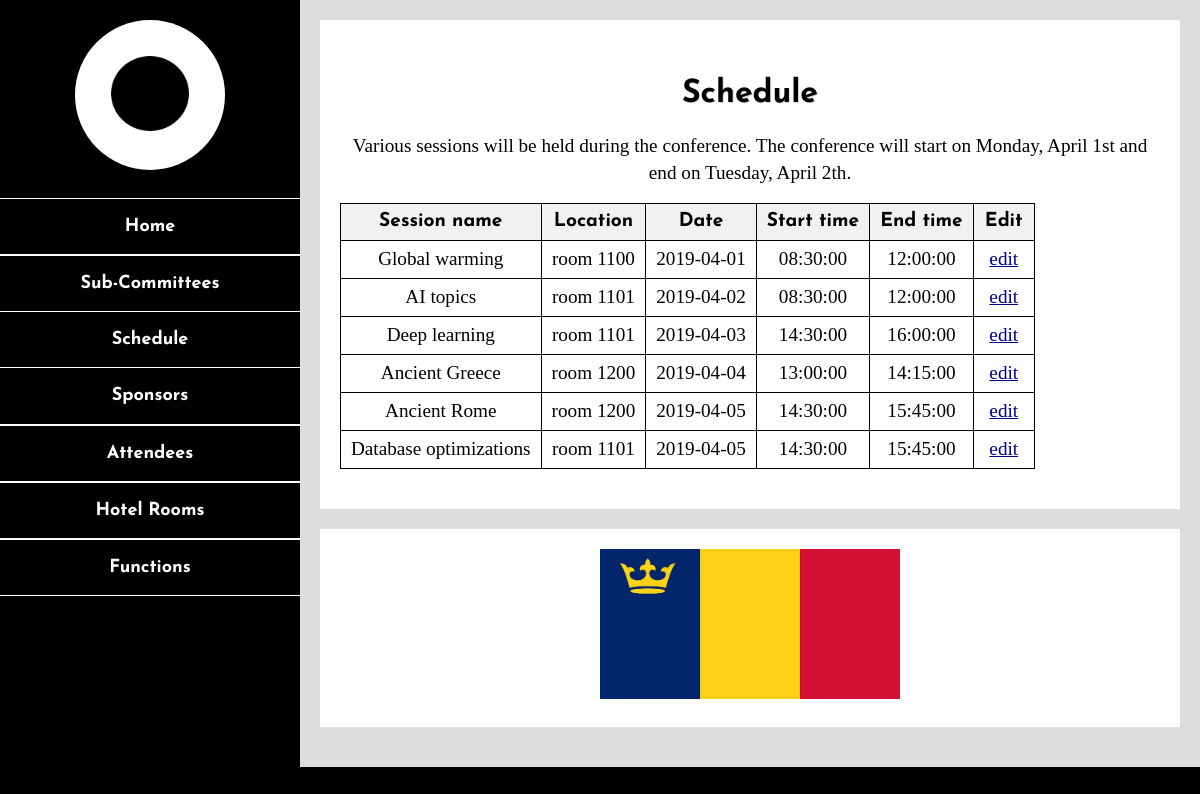
The page /src/schedule.php on the database as committed earlier.
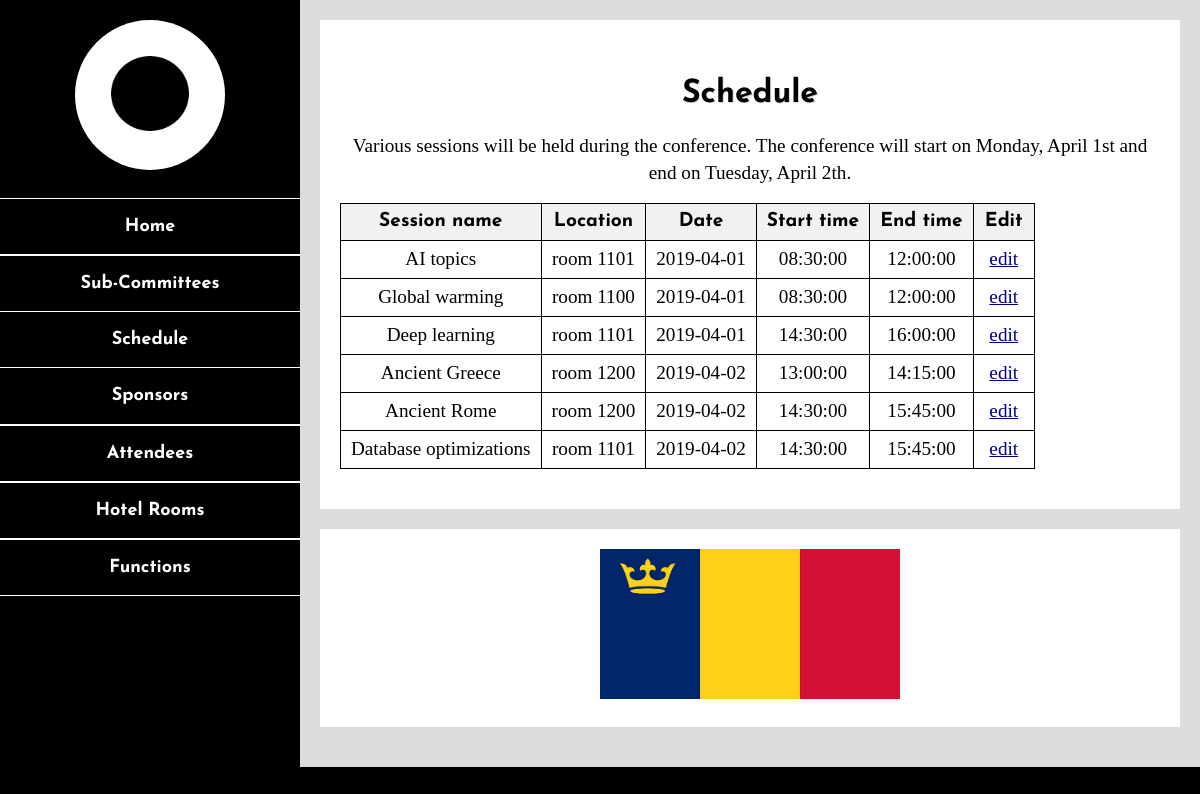
The same page on the database as committed later.
### tables this page shows
CREATE TABLE sessions(
    name VARCHAR(50) NOT null PRIMARY KEY,
    room_location VARCHAR(50) NOT null,
    start_date_time DATETIME NOT null,
    end_date_time DATETIME NOT null,
    speaker_id VARCHAR(10) NOT null,
    FOREIGN KEY (speaker_id) REFERENCES attendees(id)
    ON DELETE CASCADE
);

### src/schedule.php (the view, shortened to what this page needs)
<!DOCTYPE html>
<html lang="en">
<head>
	<link rel="stylesheet" href="css/style.css">
	<link rel="stylesheet" href="css/responsive.css">
</head>
<body>
	<header>
		<a href="index.php">
			<img src="./img/placeholder_personal_portrait.jpg" alt="Portrait of River Lawrence"/>
		</a>
        <?php
        include 'include\navigationmenu.php';
        ?>
	</header>
	<div id="main-content">
		<h1 id="page-title">Schedule</h1>
		<p> Various sessions will be held during the conference.
            The conference will start on Monday, April 1st and end on Tuesday, April 2th.</p>
        <table>
            <tr><th>Session name</th>
                <th>Location</th>
                <th>Date</th>
                <th>Start time</th>
                <th>End time</th>
                <th>Edit</th>
            </tr>
            <?php
            $sql = "select name,room_location,date(start_date_time) as date,time(start_date_time)as start_time,time(end_date_time)as end_time
                    from sessions
                    order by date, start_time";
            $stmt = $pdo->query($sql);
            while ($item = $stmt->fetch()) {
                $sename = $item['name'];
                echo "<tr><td>"
                    .$item['name']."</td><td name='id'>"
                    .$item['room_location']."</td><td>"
                    .$item['date']."</td><td>"
                    .$item['start_time']."</td><td>"
                    .$item['end_time']."</td><td>";
                echo '<a href="editsessionstep1.php?sename='.$sename.'">edit</a></td>';
            }
            ?>
        </table>
	</div>
	<footer>
		<img src="./img/qflag.jpg" alt="Ontario provincial flag"/>
	</footer>
</body>
</html>

### src/include/navigationmenu.php (shortened to what this page needs)
<nav>
    <ul>
        <li><a href="index.php">Home</a></li>
        <li class="dropdown">
            <a href="subcommittees.php">Sub-Committees</a>
        </li>
        <li class="dropdown"><a href="schedule.php">Schedule</a>
        </li>
        <li><a href="sponsors.php">Sponsors</a></li>
        <li><a href="attendees.php">Attendees</a></li>
        <li><a href="hotelrooms.php">Hotel Rooms</a></li>
        <li><a href="functions.php">Functions</a></li>
    </ul>
</nav>

### src/css/style.css (style rules this page uses)
body { margin: 0; padding: 0; font-family: "PT Serif", serif; font-size: 1.2rem; line-height: 1.4; background-color: #ddd; text-align:center; }
h1, h2, h3, h4, h5, h6, header nav ul li, th, #voting-history .voted, .statement { font-family: "Josefin Sans", sans-serif; font-weight: bold; }
h1, h2, h3, h4, h5, h6 { text-shadow: 1px 1px rgba(0, 0, 0, 0.15); margin: 1.0em 0 0.5em 0; }
h1 { font-size: 2.0rem; }
a { color: #00008b; }
p { margin: 1rem 0; }
ul, ol { padding-left: 32px; margin: 0.5rem 0 1.0rem 0; }
img { max-width: 100%; max-height: 150px; }
table { border-collapse: collapse; }
th, td { padding: 5px 10px; border: 1px solid black; min-width: 40px; }
th { background-color: #f1f1f1; }
header { color: #fff; background-color: #000; text-align: center; }
header img { border-radius: 50%; padding: 20px 0; }
header nav ul { list-style-type: none; margin: 0; padding: 0; }
header nav ul li a { display: block; margin: 0; padding: 15px 20px; color: #fff; border-top: 1px solid #fff; font-size: 1.125rem; text-decoration: none; transition: color 0.5s; transition: background-color 0.5s; }
#main-content { background-color: #fff; margin: 20px; padding: 20px 20px 40px 20px; }
#page-title { text-align: center; }
footer { color: #fff; background-color: #000; padding: 20px; text-align: center; }

### src/css/responsive.css (style rules this page uses)
@media screen and (min-width: 640px) { body { background: #000; } }
@media screen and (min-width: 640px) { header { width: 40%; float: left; } }
@media screen and (min-width: 640px) { header nav ul li a:last-child { border-bottom: 1px solid #fff; } }
@media screen and (min-width: 640px) { #main-content { margin: 0 0 0 40%; border: 20px solid #ddd; } }
@media screen and (min-width: 640px) { footer { margin-left: 40%; background-color: #fff; border: 20px solid #ddd; border-top: 0px solid transparent; border-bottom-width: 40px; } }
@media screen and (min-width: 768px) { header { width: 33%; } }
@media screen and (min-width: 768px) { #main-content, footer { margin-left: 33%; } }
@media screen and (min-width: 1200px) { header { width: 25%; } }
@media screen and (min-width: 1200px) { #main-content, footer { margin-left: 25%; } }

Rows that differ between the two databases and show on the page:
changed sessions "AI topics": date "2019-04-02" → "2019-04-01"; moves up the list
changed sessions "Deep learning": date "2019-04-03" → "2019-04-01"
changed sessions "Ancient Greece": date "2019-04-04" → "2019-04-02"
changed sessions "Ancient Rome": date "2019-04-05" → "2019-04-02"
changed sessions "Database optimizations": date "2019-04-05" → "2019-04-02"
